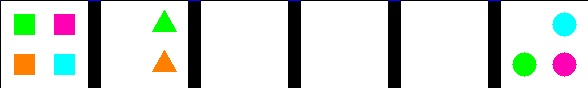
#> input picture line_part.jpg, 588 x 88 px
$ python detect_shape.py
#> lines starting #> are read from the running program, lines starting #| are printed output that depends on the picture; after the words box and inside, x2 and y2 are one past the last pixel; in counts of white or black regions, pixels touching at a corner belong together
import cv2
import numpy as np
from matplotlib import pyplot as plt

# reading image
img = cv2.imread('line_part.jpg')
#> img is the input picture: shape (88, 588, 3); mean B, G, R 213.2, 217.3, 213.3
cv2.imshow('shapes', img)
cv2.waitKey(0)

list_s_names=[]
# converting image into grayscale image
gray = cv2.cvtColor(img, cv2.COLOR_BGR2GRAY)
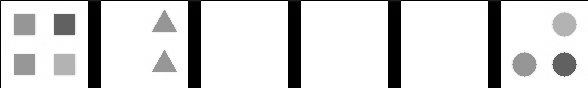
#> gray: shape (88, 588); min 0, max 255, mean 215.7

# setting threshold of gray image
_, threshold = cv2.threshold(gray, 227, 255, cv2.THRESH_BINARY)
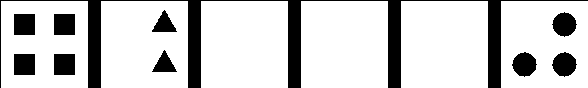
#> threshold: shape (88, 588); 80.7% white; 10 black regions

# using a findContours() function
contours, _ = cv2.findContours(
	threshold, cv2.RETR_TREE, cv2.CHAIN_APPROX_SIMPLE)
#> contours = 15 contours; largest, box (x1, y1, x2, y2) and area: (501, 1, 588, 88) 7396, (401, 1, 488, 88) 7396, (301, 1, 388, 88) 7396, (201, 1, 288, 88) 7396, (101, 1, 188, 88) 7396

i = 0
j=0
# list for storing names of shapes
for contour in contours:

	# here we are ignoring first counter because
	# findcontour function detects whole image as shape
	if i == 0:
		i = 1
		continue

	# cv2.approxPloyDP() function to approximate the shape
	approx = cv2.approxPolyDP(
		contour, 0.01 * cv2.arcLength(contour, True), True)

	# using drawContours() function
	cv2.drawContours(img, [contour], 0, (0, 255, 0), 1)

	# finding center point of shape
	M = cv2.moments(contour)
	#print(M)
	if M['m00'] != 0.0:
		x = int(M['m10']/M['m00'])
		y = int(M['m01']/M['m00'])
	#print(len(approx))
	# putting shape name at center of each shape
	if len(approx) in [5,11]:
		cv2.putText(img, 'Triangle', (x, y),
					cv2.FONT_HERSHEY_SIMPLEX, 0.6, (255,0,0), 1)
		list_s_names.append(['triangle',[x,y]])

	elif len(approx) in [4,8]:
		cv2.putText(img, 'Quadrilateral', (x, y),
					cv2.FONT_HERSHEY_SIMPLEX, 0.6, (255,0,0), 1)
		list_s_names.append(['quadrilateral',[x,y]])


	else:
		cv2.putText(img, 'circle', (x, y),
					cv2.FONT_HERSHEY_SIMPLEX, 0.6, (255,0,0), 1)
		list_s_names.append(['circle',[x,y]])
	j+=1
#> this loop made 15 passes
#> (approx, x, y) on passes 5, 6, 7, 8, 11: ([[401, 1], [401, 87], [487, 87], [487, 1]], 444, 44), ([[301, 1], [301, 87], [387, 87], [387, 1]], 344, 44), ([[201, 1], [201, 87], [287, 87], [287, 1]], 244, 44), ([[101, 1], [101, 87], [187, 87], [187, 1]], 144, 44), ([[1, 1], [1, 87], [87, 87], [87, 1]], 44, 44)
#> (x, y) on passes 2, 3, 4, 9, 10, 12: (563, 63), (524, 64), (564, 24), (164, 64), (163, 23), (64, 64)
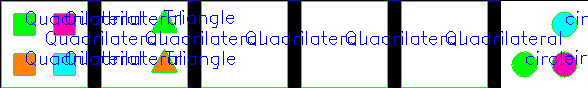
#> img: shape (88, 588, 3); 10.03% of pixels changed, all inside (x1, y1, x2, y2) = (1, 1, 588, 88)
#> after the loop, i = 1; j = 14; list_s_names = 14 items

# displaying the image after drawing contours
cv2.imshow('shapes', img)

cv2.waitKey(0)
print(list_s_names)
#> (printed output is left out)
cv2.destroyAllWindows()
